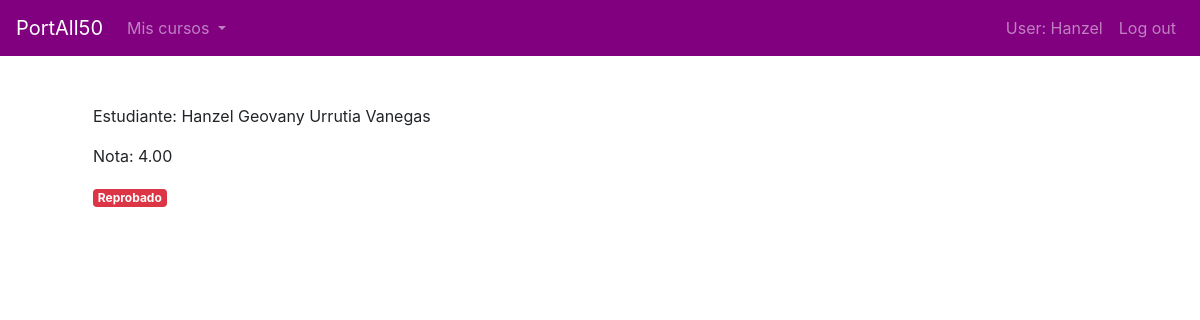
/notasCurso/19 (signed in), run on an earlier commit of the app's database.
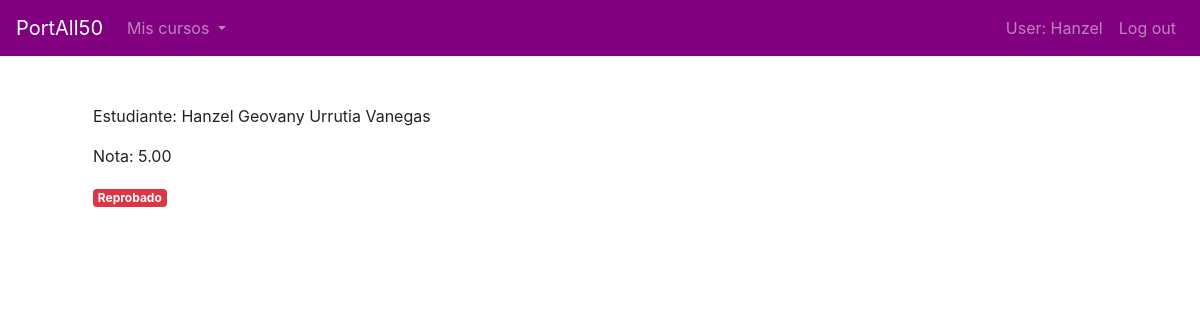
And on a later commit of the database.
### PortAll50/models.py (models this page shows, shortened)
class Nota(models.Model):
    nota = models.DecimalField(decimal_places=2, max_digits=5, default=0)
    curso = models.ForeignKey(Curso, on_delete=CASCADE, related_name="nota_curso")
    estudiante = models.ForeignKey(User, on_delete=CASCADE, related_name="nota_estudiante")
    class Meta:
        verbose_name_plural = "Nota"

### PortAll50/views.py (the view)
# urls.py: path("notasCurso/<int:id_curso>", views.notasCurso, name="notasCurso"),
def notasCurso(request, id_curso):
    curso = Curso.objects.get(id=id_curso)
    notas = Nota.objects.filter(curso=curso)
    estudiantes = curso.cuentas.all()
    yo = request.user
    try:
        mi_nota = Nota.objects.get(estudiante=yo, curso=curso)
    except:
        mi_nota = None
    context = {
        "notas": notas,
        "estudiantes": estudiantes,
        "curso": curso,
        "mi_nota": mi_nota,
        "yo": yo
    }
    return render(request, "PortAll50/notasCurso.html", context)

### PortAll50/templates/portall50/notasCurso.html (shortened to what this page needs)
{% extends 'base.html' %}
{% load bootstrap4 %}
{% load static %}
{% block main %}
    <div class="container">
        <div class="row">
            <div class="col-lg-8">
                {% if user.info_cuenta.tipo == "1" %}
                    {% if mi_nota %}
                        {% for nota in notas %}
                            {% if nota.estudiante == yo %}
                                <p>Estudiante: {{nota.estudiante.first_name}} {{nota.estudiante.last_name}}</p>
                                <p>Nota: {{nota.nota}}</p>
                                {% if curso.estado_curso == "2" %}
                                    {% if nota.nota >= curso.cantidad_minima %}
                                        <span class="badge badge-success">Aprobado</span>
                                    {% else %}
                                        <span class="badge badge-danger">Reprobado</span>
                                    {% endif %}
                                {% endif %}
                            {% endif %}
                        {% endfor %}
                    {% endif %}
                {% endif %}
            </div>
        </div>
    </div>
{% endblock %}

What changed in the data, as far as the page shows it:
changed Nota "Hanzel Geovany": nota "4.00" → "5.00"
